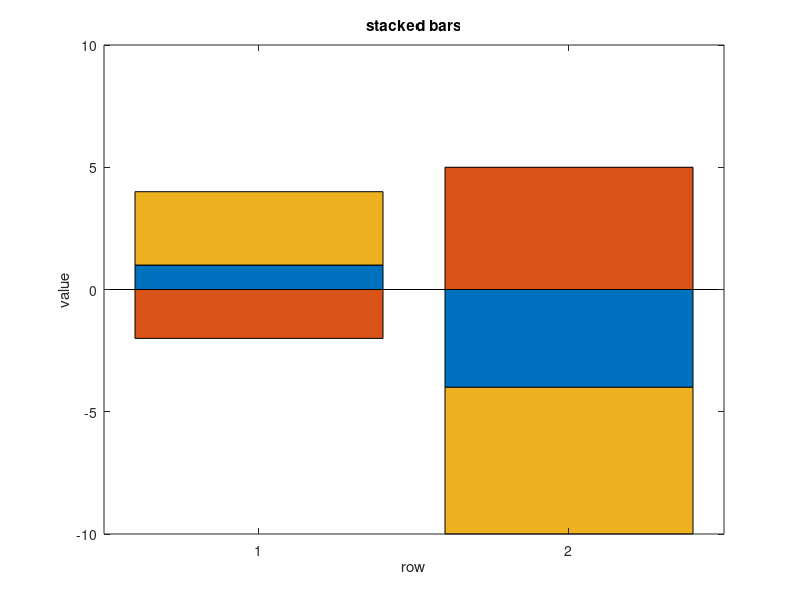

MATLAB code to generate this figure: (Note: this script raises an error after producing the figure.)
%=============================================================================
% Copyright (c) 2016-present Allan CORNET (Nelson)
%=============================================================================
% This file is part of Nelson.
%=============================================================================
% LICENCE_BLOCK_BEGIN
% SPDX-License-Identifier: LGPL-3.0-or-later
% LICENCE_BLOCK_END
%=============================================================================
% <--ADV-CLI MODE-->
%=============================================================================

close all;
%=============================================================================
f = figure('Visible', 'on', 'Position', [100 100 560 420], 'Color', [1 1 1]);
axes('Parent', f);
bar([1 -2 3; -4 5 -6], 'stacked');
title('stacked bars');
xlabel('row');
ylabel('value');
drawnow();
%=============================================================================
asserts.istrue(isgraphics(f, 'figure'));
asserts.isequal(f.Type, 'figure');
asserts.isequal(char(f.Visible), 'on');
asserts.isequal(f.Color, [1 1 1]);
axesHandles = findobj(f, 'Type', 'axes');
asserts.isequal(numel(axesHandles), 1);
for k = 1:numel(axesHandles)
  asserts.isequal(axesHandles(k).Type, 'axes');
  asserts.isequal(axesHandles(k).Parent, f);
end
barObjects = findobj(f, 'Type', 'bar');
asserts.isequal(numel(barObjects), 3);
asserts.istrue(all(isgraphics(barObjects, 'bar')));
for k = 1:numel(barObjects)
  asserts.isequal(barObjects(k).Type, 'bar');
end
close(f);
close all;
%=============================================================================
